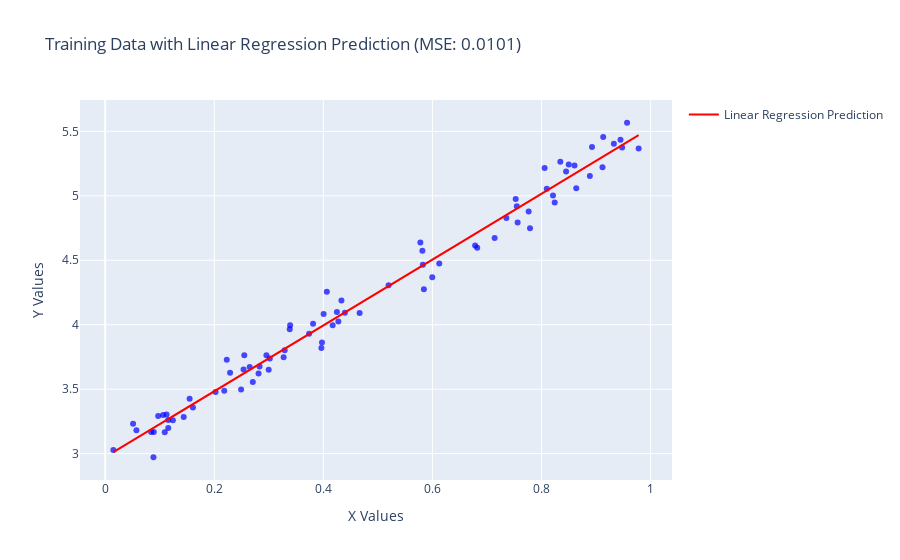

Write notebook code for a chart like this one.
### Markdown cell above
## Generate Dataset

### Code cell
import numpy as np
import plotly.express as px
from sklearn.linear_model import LinearRegression
from sklearn.metrics import mean_squared_error

# Generate data
x_train, y_train, x_val, y_val = generate_data(data_type='random')

# Reshape x_train for sklearn
x_train_reshaped = x_train.reshape(-1, 1)

# Fit the linear regression model
model = LinearRegression()
model.fit(x_train_reshaped, y_train)

# Make predictions
y_pred = model.predict(x_train_reshaped)

# Calculate Mean Squared Error (MSE)
mse = mean_squared_error(y_train, y_pred)

# Create a DataFrame for easier plotting
data = {
    'X Values': x_train.flatten(),  # Flatten in case it's a 2D array
    'Y Values': y_train.flatten(),   # Flatten in case it's a 2D array
    'Predicted Values': y_pred.flatten()
}

# Create the scatter plot for training data
fig = px.scatter(data, x='X Values', y='Y Values',
                 title=f'Training Data with Linear Regression Prediction (MSE: {mse:.4f})',
                 labels={'X Values': 'X Values', 'Y Values': 'Y Values'},
                 opacity=0.7, color_discrete_sequence=['blue'])

# Add model predictions as a line
fig.add_scatter(x=data['X Values'], y=data['Predicted Values'],
                 mode='lines', name='Linear Regression Prediction',
                 line=dict(color='red', width=2))

# Show the plot
fig.show()

### Figure 1 — Plotly figure (JSON) as saved in the notebook; plotly's stock layout.template omitted (floating-point values rounded to 4 significant figures)
{"data": [{"hovertemplate": "X Values=%{x}<br>Y Values=%{y}<extra></extra>", "legendgroup": "", "marker": {"color": "blue", "opacity": 0.7, "symbol": "circle"}, "mode": "markers", "name": "", "orientation": "v", "showlegend": false, "type": "scatter", "x": [0.1157, 0.4276, 0.9477, 0.4665, 0.8886, 0.229, 0.3292, 0.144, 0.3975, 0.978, 0.4249, 0.845, 0.2492, 0.6125, 0.1241, 0.3018, 0.6821, 0.5197, 0.08857, 0.9568, 0.8637, 0.2998, 0.1548, 0.3391, 0.8604, 0.01503, 0.5816, 0.4171, 0.5997, 0.08916, 0.3964, 0.2183, 0.2024, 0.08425, 0.05732, 0.8925, 0.5778, 0.1093, 0.265, 0.2831, 0.7789, 0.714, 0.7764, 0.913, 0.05122, 0.8242, 0.6783, 0.9118, 0.2813, 0.2551, 0.1157, 0.9326, 0.4395, 0.09718, 0.4005, 0.2537, 0.821, 0.8096, 0.8498, 0.5843, 0.9448, 0.3739, 0.2708, 0.8345, 0.7561, 0.1063, 0.8056, 0.7526, 0.7355, 0.2229, 0.4064, 0.3272, 0.1609, 0.3811, 0.4332, 0.1126, 0.5824, 0.2957, 0.7547, 0.3384], "xaxis": "x", "y": [3.198, 4.025, 5.375, 4.092, 5.154, 3.627, 3.801, 3.284, 3.863, 5.367, 4.098, 5.189, 3.498, 4.475, 3.259, 3.738, 4.597, 4.307, 2.972, 5.567, 5.059, 3.65, 3.426, 3.995, 5.235, 3.028, 4.573, 3.997, 4.369, 3.169, 3.819, 3.489, 3.479, 3.168, 3.181, 5.379, 4.639, 3.165, 3.672, 3.676, 4.748, 4.672, 4.879, 5.457, 3.231, 4.947, 4.615, 5.222, 3.622, 3.763, 3.262, 5.404, 4.093, 3.292, 4.084, 3.653, 5.003, 5.056, 5.244, 4.275, 5.434, 3.929, 3.555, 5.264, 4.793, 3.3, 5.217, 4.975, 4.828, 3.728, 4.256, 3.747, 3.358, 4.007, 4.187, 3.304, 4.465, 3.763, 4.919, 3.965], "yaxis": "y"}, {"line": {"color": "red", "width": 2}, "mode": "lines", "name": "Linear Regression Prediction", "type": "scatter", "x": [0.1157, 0.4276, 0.9477, 0.4665, 0.8886, 0.229, 0.3292, 0.144, 0.3975, 0.978, 0.4249, 0.845, 0.2492, 0.6125, 0.1241, 0.3018, 0.6821, 0.5197, 0.08857, 0.9568, 0.8637, 0.2998, 0.1548, 0.3391, 0.8604, 0.01503, 0.5816, 0.4171, 0.5997, 0.08916, 0.3964, 0.2183, 0.2024, 0.08425, 0.05732, 0.8925, 0.5778, 0.1093, 0.265, 0.2831, 0.7789, 0.714, 0.7764, 0.913, 0.05122, 0.8242, 0.6783, 0.9118, 0.2813, 0.2551, 0.1157, 0.9326, 0.4395, 0.09718, 0.4005, 0.2537, 0.821, 0.8096, 0.8498, 0.5843, 0.9448, 0.3739, 0.2708, 0.8345, 0.7561, 0.1063, 0.8056, 0.7526, 0.7355, 0.2229, 0.4064, 0.3272, 0.1609, 0.3811, 0.4332, 0.1126, 0.5824, 0.2957, 0.7547, 0.3384], "y": [3.268, 4.065, 5.393, 4.164, 5.242, 3.558, 3.814, 3.341, 3.988, 5.47, 4.058, 5.131, 3.609, 4.537, 3.29, 3.744, 4.715, 4.3, 3.199, 5.416, 5.178, 3.738, 3.368, 3.839, 5.17, 3.011, 4.458, 4.038, 4.504, 3.201, 3.985, 3.53, 3.49, 3.188, 3.119, 5.252, 4.448, 3.252, 3.65, 3.696, 4.962, 4.796, 4.955, 5.304, 3.104, 5.077, 4.705, 5.301, 3.691, 3.624, 3.268, 5.354, 4.095, 3.221, 3.996, 3.621, 5.069, 5.04, 5.143, 4.465, 5.385, 3.928, 3.664, 5.104, 4.904, 3.244, 5.03, 4.895, 4.851, 3.542, 4.011, 3.809, 3.384, 3.946, 4.079, 3.261, 4.46, 3.728, 4.9, 3.837]}], "layout": {"legend": {"tracegroupgap": 0}, "title": {"text": "Training Data with Linear Regression Prediction (MSE: 0.0101)"}, "xaxis": {"anchor": "y", "domain": [0, 1], "title": {"text": "X Values"}}, "yaxis": {"anchor": "x", "domain": [0, 1], "title": {"text": "Y Values"}}}}
